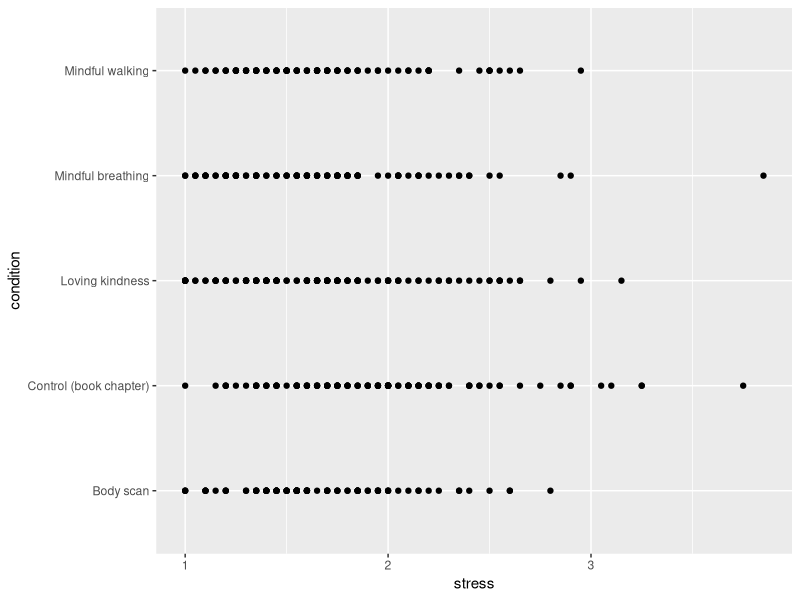
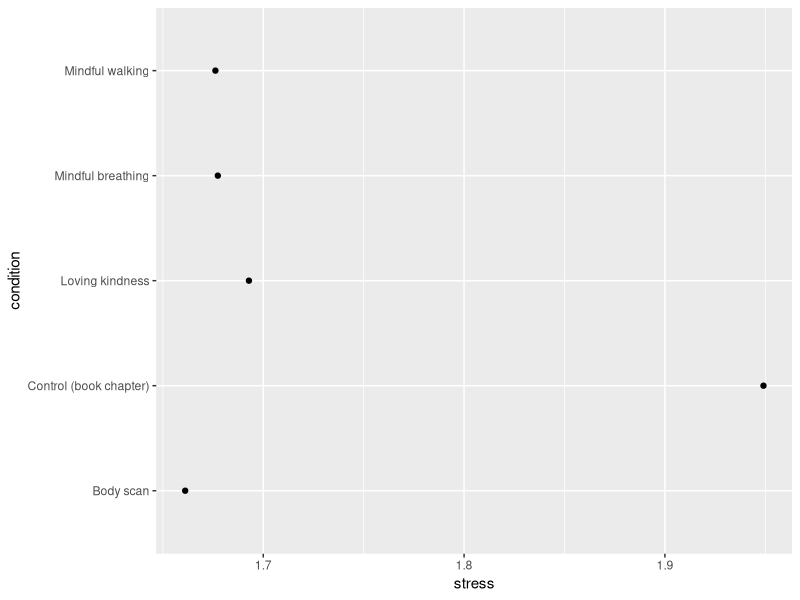
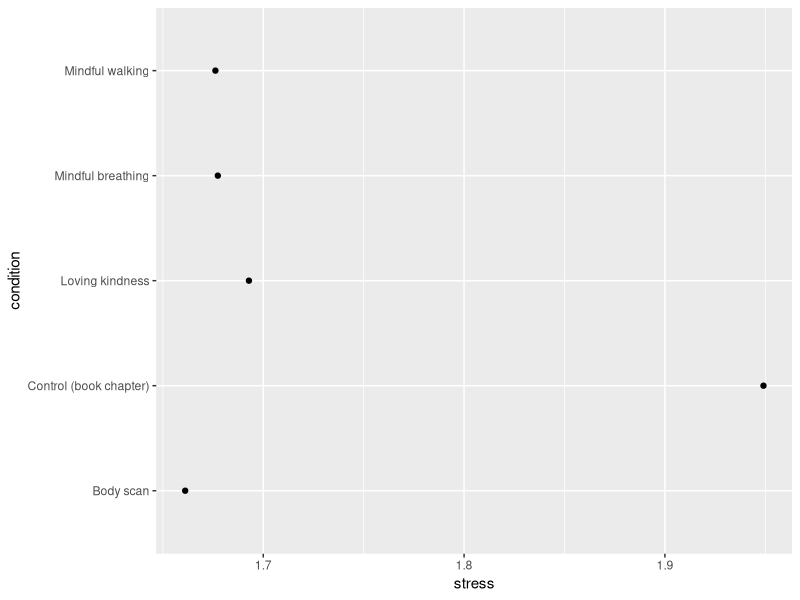
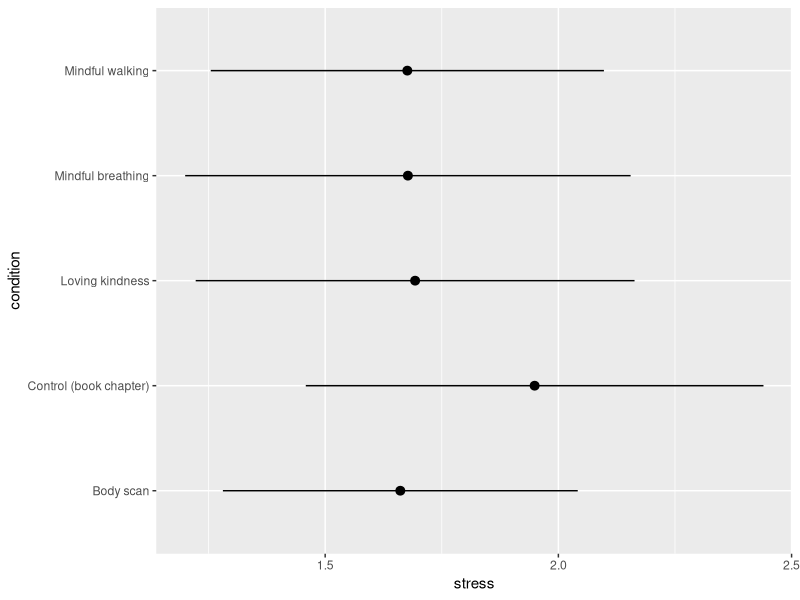
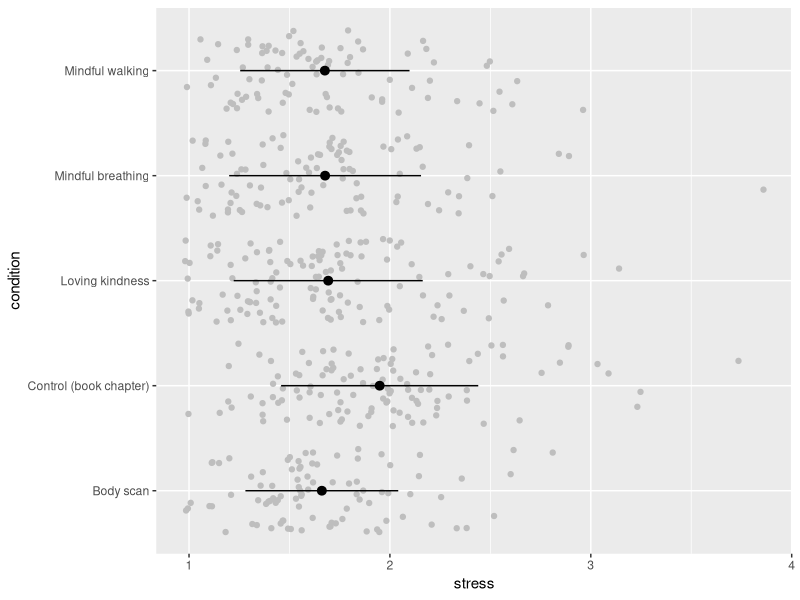
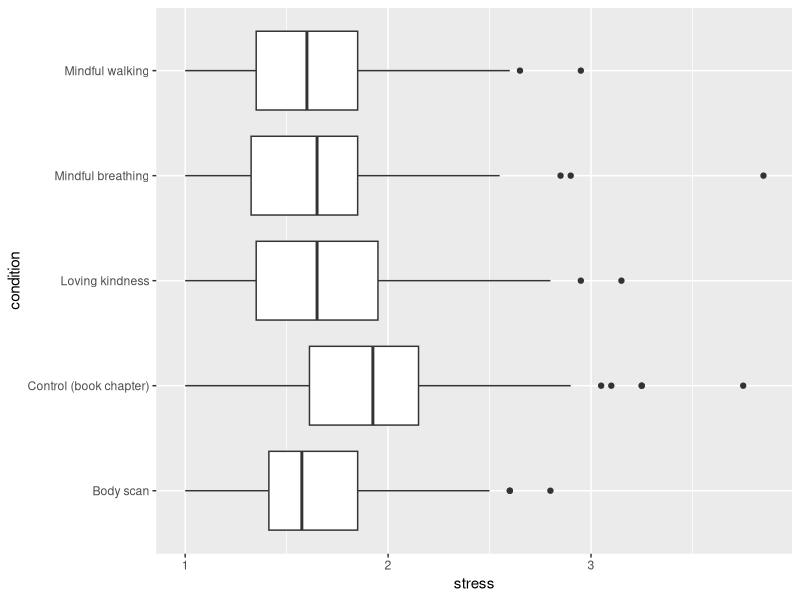

The R script that drew these images, in order:
## ---- chunk 1
#| label: meditation-observations-gg
#| message: false
library(readr)
library(ggplot2)

meditation <- read_csv('data/meditation-stress-sample.csv')
ggplot(meditation, aes(y = condition, x = stress)) +
    geom_point()
## ---- chunk 2
#| label: meditation-means-gg
ggplot(meditation, aes(y = condition, x = stress)) +
    geom_point(stat = 'summary', fun = mean)
## ---- chunk 3
#| label: meditation-means-stat-summary-gg
#| output: false
ggplot(meditation, aes(y = condition, x = stress)) +
    stat_summary(geom = 'point', fun = mean)
## ---- chunk 4
#| label: meditation-mean-sd-gg
ggplot(meditation, aes(y = condition, x = stress)) +
    geom_pointrange(stat = 'summary', fun.data = mean_sdl, fun.args = list(mult = 1))
## ---- chunk 5
#| label: meditation-jitter-summary-gg
ggplot(meditation, aes(y = condition, x = stress)) +
    geom_point(position = 'jitter', color = 'grey') +
    geom_pointrange(stat = 'summary', fun.data = mean_sdl, fun.args = list(mult = 1))
## ---- chunk 6
#| label: meditation-boxplots-gg
ggplot(meditation, aes(y = condition, x = stress)) +
    geom_boxplot()
